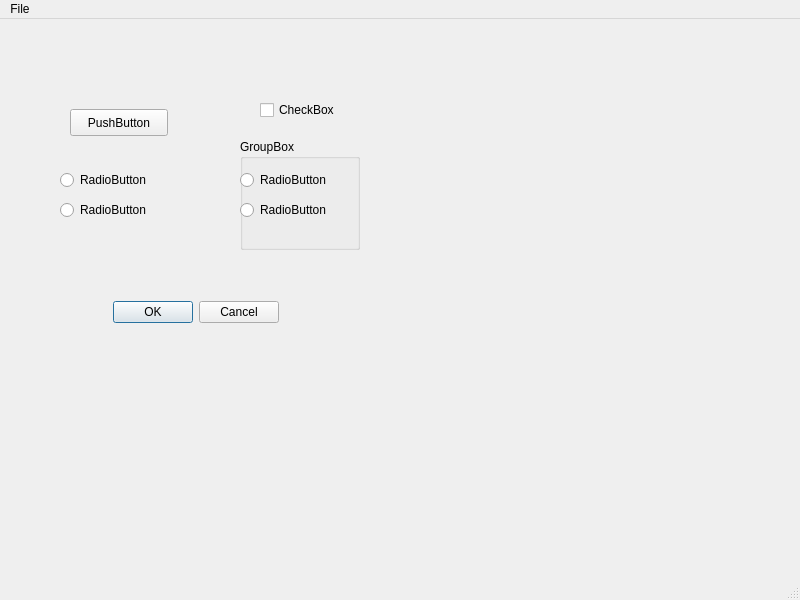
<?xml version="1.0" encoding="UTF-8"?>
<ui version="4.0">
 <class>MainWindow</class>
 <widget class="QMainWindow" name="MainWindow">
  <property name="geometry">
   <rect>
    <x>0</x>
    <y>0</y>
    <width>800</width>
    <height>600</height>
   </rect>
  </property>
  <property name="windowTitle">
   <string>Test1</string>
  </property>
  <widget class="QWidget" name="centralwidget">
   <widget class="QPushButton" name="pushButton">
    <property name="geometry">
     <rect>
      <x>70</x>
      <y>90</y>
      <width>98</width>
      <height>27</height>
     </rect>
    </property>
    <property name="text">
     <string>PushButton</string>
    </property>
   </widget>
   <widget class="QRadioButton" name="radioButton">
    <property name="geometry">
     <rect>
      <x>60</x>
      <y>150</y>
      <width>116</width>
      <height>22</height>
     </rect>
    </property>
    <property name="text">
     <string>RadioButton</string>
    </property>
   </widget>
   <widget class="QRadioButton" name="radioButton_2">
    <property name="geometry">
     <rect>
      <x>60</x>
      <y>180</y>
      <width>116</width>
      <height>22</height>
     </rect>
    </property>
    <property name="text">
     <string>RadioButton</string>
    </property>
   </widget>
   <widget class="QCheckBox" name="checkBox">
    <property name="geometry">
     <rect>
      <x>260</x>
      <y>80</y>
      <width>97</width>
      <height>22</height>
     </rect>
    </property>
    <property name="text">
     <string>CheckBox</string>
    </property>
    <property name="checked">
     <bool>false</bool>
    </property>
   </widget>
   <widget class="QDialogButtonBox" name="buttonBox">
    <property name="geometry">
     <rect>
      <x>100</x>
      <y>280</y>
      <width>179</width>
      <height>27</height>
     </rect>
    </property>
    <property name="standardButtons">
     <set>QDialogButtonBox::Cancel|QDialogButtonBox::Ok</set>
    </property>
   </widget>
   <widget class="QGroupBox" name="groupBox">
    <property name="geometry">
     <rect>
      <x>240</x>
      <y>120</y>
      <width>120</width>
      <height>111</height>
     </rect>
    </property>
    <property name="title">
     <string>GroupBox</string>
    </property>
    <widget class="QRadioButton" name="radioButton_3">
     <property name="geometry">
      <rect>
       <x>0</x>
       <y>30</y>
       <width>116</width>
       <height>22</height>
      </rect>
     </property>
     <property name="text">
      <string>RadioButton</string>
     </property>
    </widget>
    <widget class="QRadioButton" name="radioButton_4">
     <property name="geometry">
      <rect>
       <x>0</x>
       <y>60</y>
       <width>116</width>
       <height>22</height>
      </rect>
     </property>
     <property name="text">
      <string>RadioButton</string>
     </property>
    </widget>
   </widget>
  </widget>
  <widget class="QMenuBar" name="menubar">
   <property name="geometry">
    <rect>
     <x>0</x>
     <y>0</y>
     <width>800</width>
     <height>25</height>
    </rect>
   </property>
   <widget class="QMenu" name="menuFile">
    <property name="title">
     <string>File</string>
    </property>
   </widget>
   <addaction name="menuFile"/>
  </widget>
  <widget class="QStatusBar" name="statusbar"/>
 </widget>
 <resources/>
 <connections/>
</ui>
